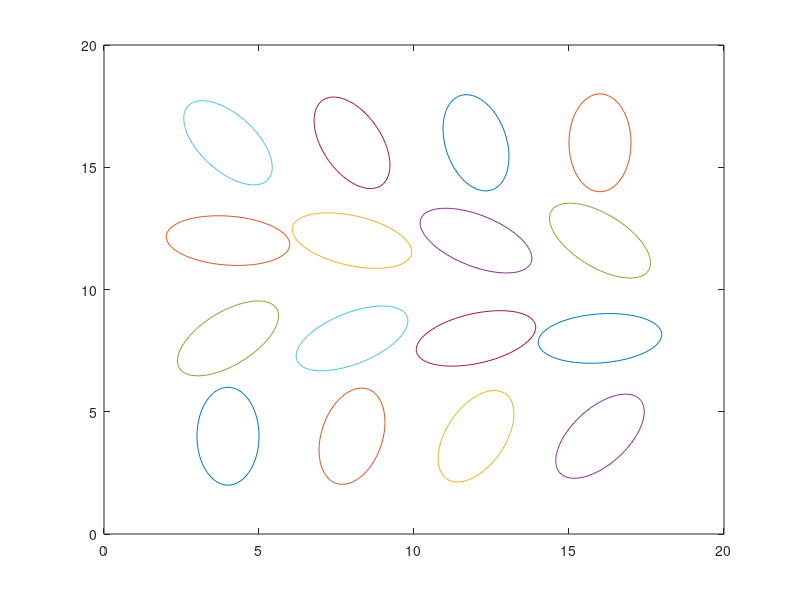
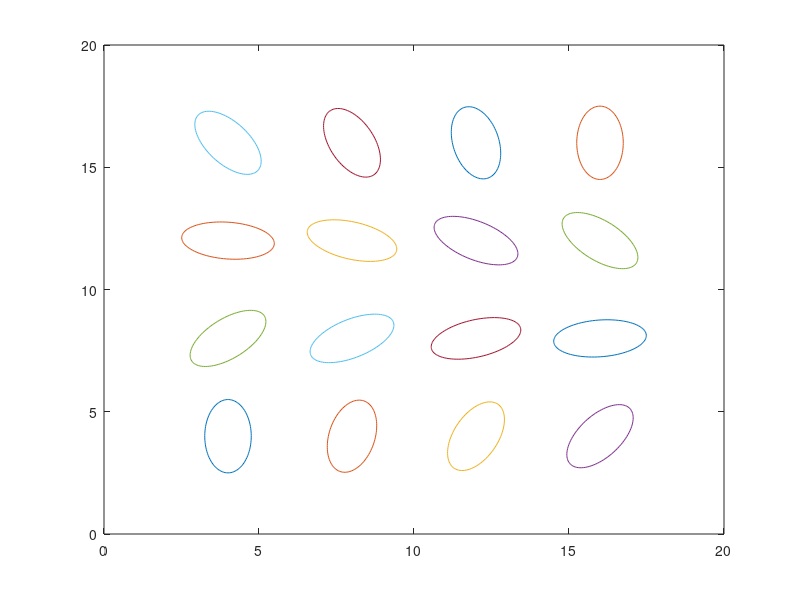
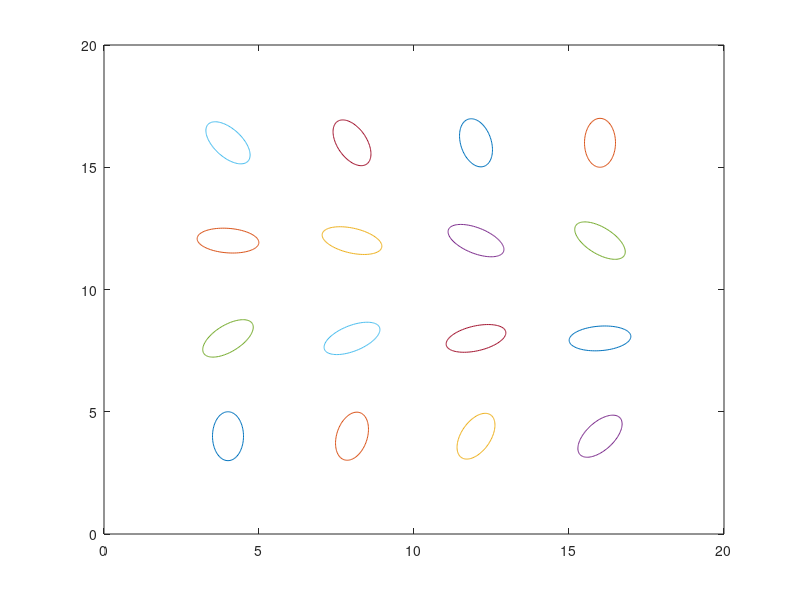

MATLAB code to generate these figures, in order:
% First, generate a set of ellipses with some R_i and random orientations
% between +90 and -90 from the horizontal
%SIMPLE_SHEAR

n = 16; % How many ellipses?
r_i = 2.0; % What is initial axial ratio
phi = linspace(-pi/2,pi/2,n);
centers_x = 4:4.0:16.0;
centers_y = 4:4.0:16.0;
centers   = [centers_x' centers_y(1)*ones(4,1);centers_x' centers_y(2)*ones(4,1); ...
    centers_x' centers_y(3)*ones(4,1);centers_x' centers_y(4)*ones(4,1)];
ellipse_mat_x = zeros(100,n);
ellipse_mat_y = zeros(100,n);
for i = 1:n
    R = [cos(phi(i)) sin(phi(i));-sin(phi(i)) cos(phi(i))];
    xi = linspace(0,2*pi,100);
    b = 1.0;
    a = r_i*b;
    for j = 1:100
        X = centers(i,:)' +  R*[a*cos(xi(j));b*sin(xi(j))];
        ellipse_mat_x(j,i) = X(1);
        ellipse_mat_y(j,i) = X(2);
    end
    plot(ellipse_mat_x(:,i),ellipse_mat_y(:,i));
    hold on
end
%PURE_SHEAR
figure 
r_i = 2.0;
n = 16; % How many ellipses?
phi = linspace(-pi/2,pi/2,n);
centers_x = 4:4.0:16.0;
centers_y = 4:4.0:16.0;
centers   = [centers_x' centers_y(1)*ones(4,1);centers_x' centers_y(2)*ones(4,1); ...
    centers_x' centers_y(3)*ones(4,1);centers_x' centers_y(4)*ones(4,1)];
ellipse_mat_x = zeros(100,n);
ellipse_mat_y = zeros(100,n);
for i = 1:n
    R = [cos(phi(i)) sin(phi(i));-sin(phi(i)) cos(phi(i))];
    d = -1.0;
    xi = linspace(0,2*pi,100);
    b = 0.75;
    a = r_i*b;
    for j = 1:100
        X = centers(i,:)' +  [d 0; 0 1/d]*R*[a*cos(xi(j));b*sin(xi(j))];
        ellipse_mat_x(j,i) = X(1);
        ellipse_mat_y(j,i) = X(2);
    end
    plot(ellipse_mat_x(:,i),ellipse_mat_y(:,i));
    hold on
end
figure 
r_i = 2.0;
n = 16; % How many ellipses?
phi = linspace(-pi/2,pi/2,n);
centers_x = 4:4.0:16.0;
centers_y = 4:4.0:16.0;
centers   = [centers_x' centers_y(1)*ones(4,1);centers_x' centers_y(2)*ones(4,1); ...
    centers_x' centers_y(3)*ones(4,1);centers_x' centers_y(4)*ones(4,1)];
ellipse_mat_x = zeros(100,n);
ellipse_mat_y = zeros(100,n);
for i = 1:n
    R = [cos(phi(i)) sin(phi(i));-sin(phi(i)) cos(phi(i))];
    d = -1.0;
    xi = linspace(0,2*pi,100);
    b = 0.5;
    a = r_i*b;
    for j = 1:100
        X = centers(i,:)' +  [d 0; 0 1/d]*R*[a*cos(xi(j));b*sin(xi(j))];
        ellipse_mat_x(j,i) = X(1);
        ellipse_mat_y(j,i) = X(2);
    end
    plot(ellipse_mat_x(:,i),ellipse_mat_y(:,i));
    hold on
end
